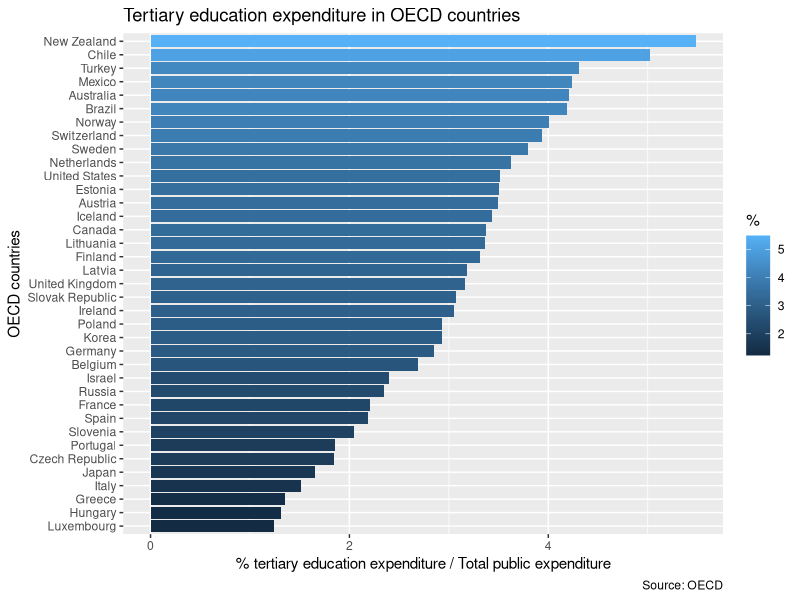

This figure's R source:
install.packages("tidyverse")
library("tidyverse")

##Public expenditure on education as percentage of total government expenditure

expenditures <- read.csv("Data/EAG_FIN_RATIO_CATEGORY_23012019145211397.csv",
                         sep = ",",header = TRUE,
                         dec = ".")

View(expenditures)
names(expenditures)

##Narrow it down to tertiary education expenditures

tertiaryexp <- filter(expenditures, 
                      Education.level.and.programe.orientation == "Total tertiary education (ISCED2011 levels 5 to 8)")

##Narrow it down to tertiary education expenditures in 2015

tertiaryexp <- filter(expenditures, 
Education.level.and.programe.orientation == "Total tertiary education (ISCED2011 levels 5 to 8)",
Year == 2015, Institution.type == "All sectors")

names(tertiaryexp)

##Keep only the country and the total amount dedicated to tertiary education expenditures

tertiaryexpsimple <- tertiaryexp[c(2,15)]

##Graphs

tertiaryexpsimple %>%
  filter(Value>0) %>%
  ggplot() +
  geom_bar(aes(x = reorder(Country, Value), y = Value, fill = Value), stat = "identity", 
           position = position_stack(reverse = TRUE)) +  
  coord_flip() +
  ggtitle("Tertiary education expenditure in OECD countries") +
  xlab("OECD countries") +
  ylab("% tertiary education expenditure / Total public expenditure") + 
  labs(fill = "%",caption = "Source: OECD")

